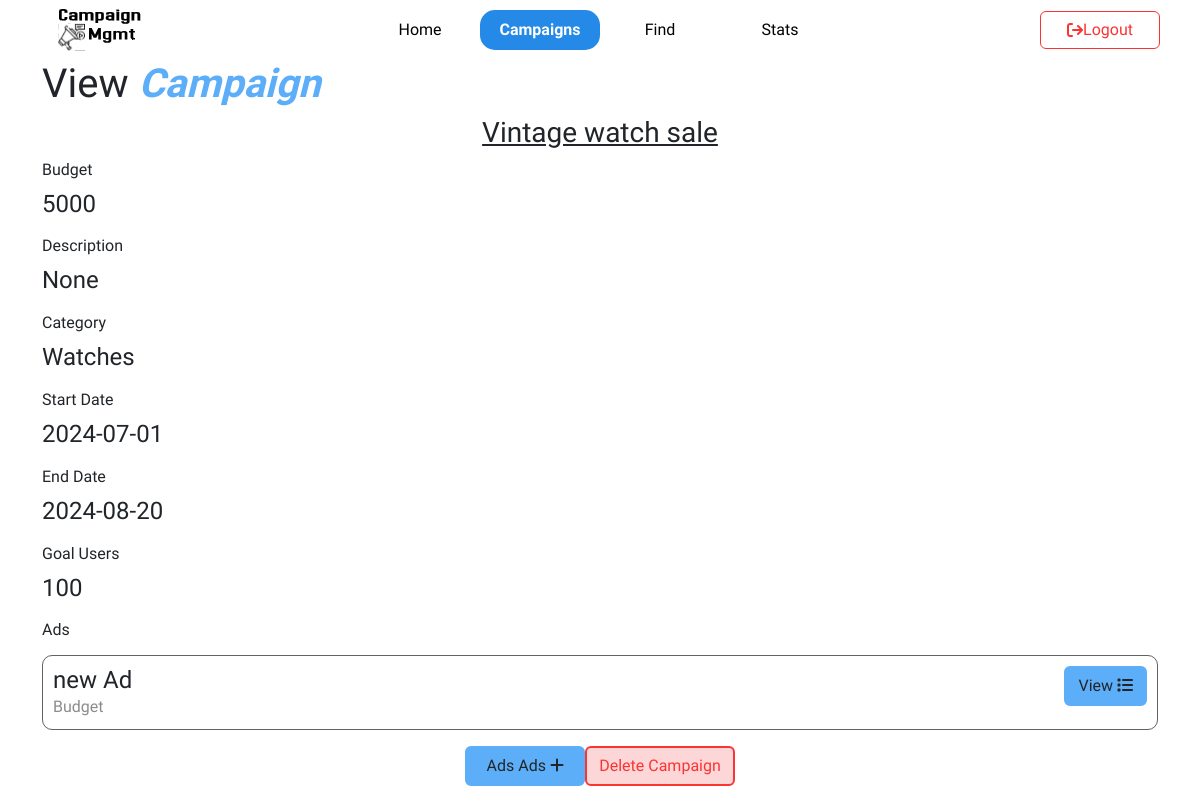
The page /sponsor/view_campaign/5 (signed in) on the database as committed earlier.
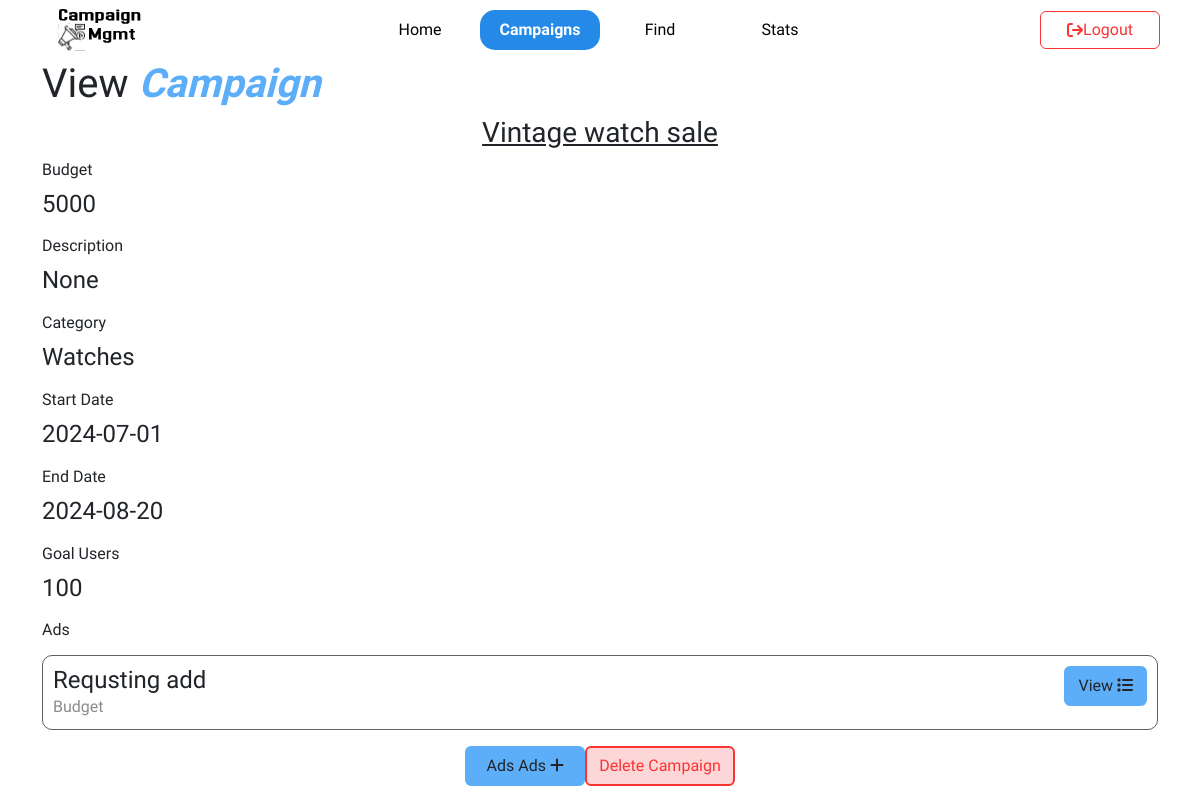
The same page on the database as committed later.
### model.py (models this page shows)
class Ad(db.Model):
    id = db.Column(db.Integer, primary_key=True, autoincrement=True)
    influ_id = db.Column(db.Integer, db.ForeignKey('influencer.id'))
    spon_id = db.Column(db.Integer, db.ForeignKey('sponsor.id'))
    name = db.Column(db.String(80), nullable=False)
    desc = db.Column(db.String(255))
    campaign_id = db.Column(db.Integer, db.ForeignKey('campaign.id'), nullable=False)
    ad_status = db.Column(db.String(20))
    is_flagged = db.Column(db.Boolean)
    amount = db.Column(db.Integer)
    payment_status = db.Column(db.String(20))

### routes_spon.py (the view)
@app.route('/sponsor/view_campaign/<int:camp_id>')
@sponsor_required
def spon_view_camp(camp_id):
    camp = Campaign.query.filter_by(id=camp_id).first()
    ads = Ad.query.filter_by(campaign_id=camp.id).all()
    current_date = date.today()
    editable = False if camp.is_flagged or camp.end_date < current_date else True;
    return render_template('sponsor/view_camp.html', active='campaigns', camp=camp,ads=ads,editable=editable)

### wrappers.py (called while the page is built)
def login_required(func):
    @wraps(func)
    def wrapper(*args, **kwargs):
        if 'username' not in session:
            flash("You need to login first","danger")
            return redirect(url_for('login'))
        retrieve_user()
        if not user:
            session.clear()
            return redirect(url_for('login'))
        return func(*args, **kwargs)
    return wrapper

def retrieve_user():
    global user
    user = User.query.filter_by(username=session['username']).first()

def sponsor_required(func):
    @wraps(func)
    @login_required
    def wrapper(*args, **kwargs):
        if user.username != session['username'] or user.role != session['role'] or user.role != 'sponsor':
            session.clear()
            flash("Not authorized","danger")
            return redirect(url_for('login'))
        return func(*args, **kwargs)
    return wrapper

### templates/sponsor/view_camp.html (shortened to what this page needs)
{% extends 'layout_inner.html' %}
{% block content %}
<div class="container">
    <h1>View <span class="heading">Campaign</span></h1>
    <h3 style="text-decoration: underline; text-align: center;">{{ camp.name }}</h3>
    <div class="mb-3">
        <label for="campaign_budget" class="form-label">Budget</label>
        <h4 id="campaign_budget">{{ camp.budget }}</h4>
    </div>
    <div class="mb-3">
        <label for="campaign_description" class="form-label">Description</label>
        <h4 id="campaign_description">{{ camp.desc }}</h4>
    </div>
    <div class="mb-3">
        <label for="campaign_category" class="form-label">Category</label>
        <h4 id="campaign_category">{{ camp.category }}</h4>
    </div>
    <div class="mb-3">
        <label for="campaign_start_date" class="form-label">Start Date</label>
        <h4 id="campaign_start_date">{{ camp.start_date }}</h4>
    </div>
    <div class="mb-3">
        <label for="campaign_end_date" class="form-label">End Date</label>
        <h4 id="campaign_end_date">{{ camp.end_date }}</h4>
    </div>
    <div class="mb-3">
        <label for="campaign_goal_users" class="form-label">Goal Users</label>
        <h4 id="campaign_goal_users">{{ camp.goal_users }}</h4>
    </div>
    <div class="mb-3">
        <label for="campaign_goal_users" class="form-label">Ads</label>
        {% for ad in ads %}
            <div class="cust_card">
                <div class="cust_card_body" style="width: 50%;">
                    <h4 class="card-title">{{ad.name}}</h4>
                    <p class="p_label" >Budget</p>
                </div>
                <div class="cust_card_body_right center-item">
                    <a href="{{url_for('spon_view_ad',ad_id=ad.id)}}" class="btn">View <i class="fa fa-list" aria-hidden="true"></i></a>
                </div>
            </div>
        {% endfor %}
    </div>
    <div class="center_item" style="margin-bottom: 25px;">
        <form action="{{url_for('spon_add_ad')}}">
            <button type="submit" class="btn" style="width: 10vw">
                Ads Ads
                <i class="fa-solid fa-plus"></i>
          </button>
        </form>
        <a href="{{url_for('delete_campaign',camp_id=camp.id)}}" class="btn btn_red">Delete Campaign</a>
    </div>
</div>
{% endblock %}

Rows that differ between the two databases and show on the page:
removed Ad: name "new Ad"
added Ad: name "Requsting add"
